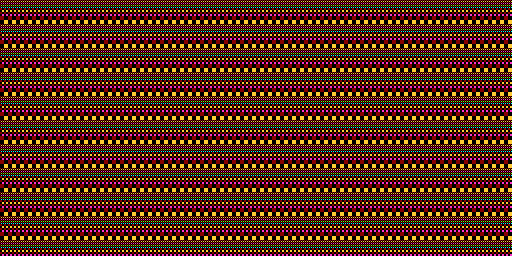

A level layout from a 2D game, rendered from its tile map. Below: a short description, then the map file with its tile-grid data intact:
An orthogonal 32x32 tile map with 16x8 px tiles, 1 tile layer (l0).

<map version="1.8" tiledversion="1.8.2" orientation="orthogonal" renderorder="right-down" width="32" height="32" tilewidth="16" tileheight="8" infinite="0" nextlayerid="2" nextobjectid="1">
 <tileset firstgid="1" source="16X88BPPT.BIN.tsx" />
 <layer id="1" name="l0" width="32" height="32">
  <data encoding="csv">
2,2,2,2,2,2,2,2,2,2,2,2,2,2,2,2,2,2,2,2,2,2,2,2,2,2,2,2,2,2,2,2,
3,3,3,3,3,3,3,3,3,3,3,3,3,3,3,3,3,3,3,3,3,3,3,3,3,3,3,3,3,3,3,3,
4,4,4,4,4,4,4,4,4,4,4,4,4,4,4,4,4,4,4,4,4,4,4,4,4,4,4,4,4,4,4,4,
2,2,2,2,2,2,2,2,2,2,2,2,2,2,2,2,2,2,2,2,2,2,2,2,2,2,2,2,2,2,2,2,
3,3,3,3,3,3,3,3,3,3,3,3,3,3,3,3,3,3,3,3,3,3,3,3,3,3,3,3,3,3,3,3,
4,4,4,4,4,4,4,4,4,4,4,4,4,4,4,4,4,4,4,4,4,4,4,4,4,4,4,4,4,4,4,4,
2,2,2,2,2,2,2,2,2,2,2,2,2,2,2,2,2,2,2,2,2,2,2,2,2,2,2,2,2,2,2,2,
3,3,3,3,3,3,3,3,3,3,3,3,3,3,3,3,3,3,3,3,3,3,3,3,3,3,3,3,3,3,3,3,
4,4,4,4,4,4,4,4,4,4,4,4,4,4,4,4,4,4,4,4,4,4,4,4,4,4,4,4,4,4,4,4,
2,2,2,2,2,2,2,2,2,2,2,2,2,2,2,2,2,2,2,2,2,2,2,2,2,2,2,2,2,2,2,2,
3,3,3,3,3,3,3,3,3,3,3,3,3,3,3,3,3,3,3,3,3,3,3,3,3,3,3,3,3,3,3,3,
4,4,4,4,4,4,4,4,4,4,4,4,4,4,4,4,4,4,4,4,4,4,4,4,4,4,4,4,4,4,4,4,
2,2,2,2,2,2,2,2,2,2,2,2,2,2,2,2,2,2,2,2,2,2,2,2,2,2,2,2,2,2,2,2,
3,3,3,3,3,3,3,3,3,3,3,3,3,3,3,3,3,3,3,3,3,3,3,3,3,3,3,3,3,3,3,3,
4,4,4,4,4,4,4,4,4,4,4,4,4,4,4,4,4,4,4,4,4,4,4,4,4,4,4,4,4,4,4,4,
2,2,2,2,2,2,2,2,2,2,2,2,2,2,2,2,2,2,2,2,2,2,2,2,2,2,2,2,2,2,2,2,
3,3,3,3,3,3,3,3,3,3,3,3,3,3,3,3,3,3,3,3,3,3,3,3,3,3,3,3,3,3,3,3,
4,4,4,4,4,4,4,4,4,4,4,4,4,4,4,4,4,4,4,4,4,4,4,4,4,4,4,4,4,4,4,4,
2,2,2,2,2,2,2,2,2,2,2,2,2,2,2,2,2,2,2,2,2,2,2,2,2,2,2,2,2,2,2,2,
3,3,3,3,3,3,3,3,3,3,3,3,3,3,3,3,3,3,3,3,3,3,3,3,3,3,3,3,3,3,3,3,
4,4,4,4,4,4,4,4,4,4,4,4,4,4,4,4,4,4,4,4,4,4,4,4,4,4,4,4,4,4,4,4,
2,2,2,2,2,2,2,2,2,2,2,2,2,2,2,2,2,2,2,2,2,2,2,2,2,2,2,2,2,2,2,2,
3,3,3,3,3,3,3,3,3,3,3,3,3,3,3,3,3,3,3,3,3,3,3,3,3,3,3,3,3,3,3,3,
4,4,4,4,4,4,4,4,4,4,4,4,4,4,4,4,4,4,4,4,4,4,4,4,4,4,4,4,4,4,4,4,
2,2,2,2,2,2,2,2,2,2,2,2,2,2,2,2,2,2,2,2,2,2,2,2,2,2,2,2,2,2,2,2,
3,3,3,3,3,3,3,3,3,3,3,3,3,3,3,3,3,3,3,3,3,3,3,3,3,3,3,3,3,3,3,3,
4,4,4,4,4,4,4,4,4,4,4,4,4,4,4,4,4,4,4,4,4,4,4,4,4,4,4,4,4,4,4,4,
2,2,2,2,2,2,2,2,2,2,2,2,2,2,2,2,2,2,2,2,2,2,2,2,2,2,2,2,2,2,2,2,
3,3,3,3,3,3,3,3,3,3,3,3,3,3,3,3,3,3,3,3,3,3,3,3,3,3,3,3,3,3,3,3,
4,4,4,4,4,4,4,4,4,4,4,4,4,4,4,4,4,4,4,4,4,4,4,4,4,4,4,4,4,4,4,4,
2,2,2,2,2,2,2,2,2,2,2,2,2,2,2,2,2,2,2,2,2,2,2,2,2,2,2,2,2,2,2,2,
3,3,3,3,3,3,3,3,3,3,3,3,3,3,3,3,3,3,3,3,3,3,3,3,3,3,3,3,3,3,3,3
</data>
 </layer>
</map>
